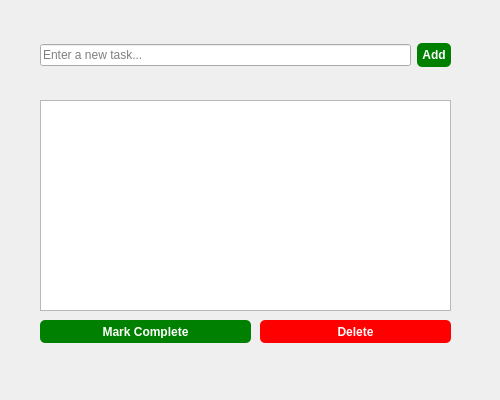
<?xml version="1.0" encoding="UTF-8"?>
<ui version="4.0">
 <class>Form</class>
 <widget class="QWidget" name="Form">
  <property name="geometry">
   <rect>
    <x>0</x>
    <y>0</y>
    <width>500</width>
    <height>400</height>
   </rect>
  </property>
  <property name="windowTitle">
   <string>To-Do App</string>
  </property>
  <widget class="QWidget" name="horizontalLayoutWidget">
   <property name="geometry">
    <rect>
     <x>40</x>
     <y>20</y>
     <width>411</width>
     <height>71</height>
    </rect>
   </property>
   <layout class="QHBoxLayout" name="horizontalLayout">
    <item>
     <layout class="QHBoxLayout" name="horizontalLayout_2"/>
    </item>
    <item>
     <widget class="QLineEdit" name="taskInput">
      <property name="placeholderText">
       <string>Enter a new task...</string>
      </property>
     </widget>
    </item>
    <item>
     <widget class="QPushButton" name="addButton">
      <property name="enabled">
       <bool>true</bool>
      </property>
      <property name="styleSheet">
       <string notr="true">background-color: green; color: white; font-weight: bold; border-radius: 5px; padding: 5px;</string>
      </property>
      <property name="text">
       <string>Add</string>
      </property>
     </widget>
    </item>
   </layout>
  </widget>
  <widget class="QPushButton" name="markCompleteButton">
   <property name="geometry">
    <rect>
     <x>40</x>
     <y>320</y>
     <width>211</width>
     <height>23</height>
    </rect>
   </property>
   <property name="styleSheet">
    <string notr="true">background-color: green; color: white; font-weight: bold; border-radius: 5px; padding: 5px;
</string>
   </property>
   <property name="text">
    <string>Mark Complete</string>
   </property>
  </widget>
  <widget class="QPushButton" name="deleteButton">
   <property name="geometry">
    <rect>
     <x>260</x>
     <y>320</y>
     <width>191</width>
     <height>23</height>
    </rect>
   </property>
   <property name="styleSheet">
    <string notr="true">background-color: red; color: white; font-weight: bold; border-radius: 5px; padding: 5px;</string>
   </property>
   <property name="text">
    <string>Delete</string>
   </property>
  </widget>
  <widget class="QListWidget" name="taskList">
   <property name="geometry">
    <rect>
     <x>40</x>
     <y>100</y>
     <width>411</width>
     <height>211</height>
    </rect>
   </property>
  </widget>
 </widget>
 <resources/>
 <connections/>
</ui>
